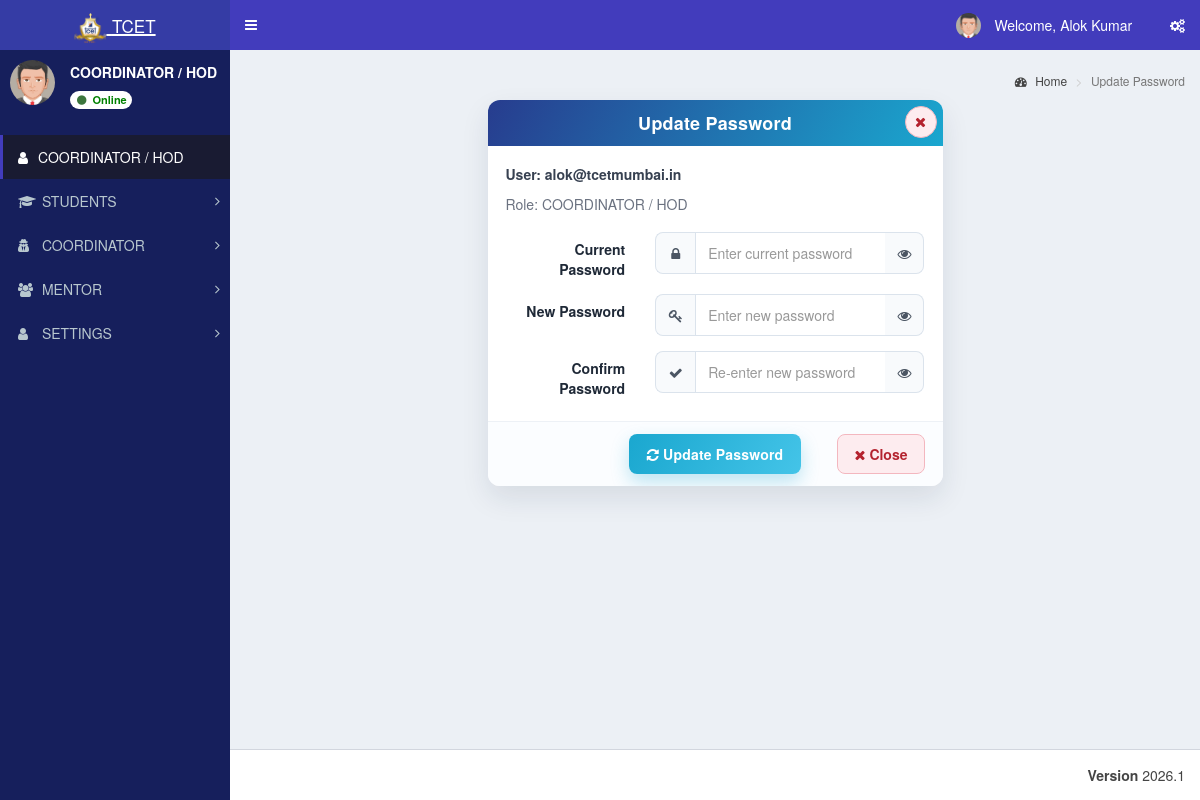
Screenshot of /admin/change_password.php (signed in) with the database file from the repository.
### tables this page shows
CREATE TABLE `st_role_master` (
  `role_id` int(11) NOT NULL,
  `role_name` varchar(100) NOT NULL
);

CREATE TABLE `st_login` (
  `login_id` int(11) NOT NULL,
  `username` varchar(200) NOT NULL,
  `password` varchar(255) NOT NULL,
  `user_id` int(11) NOT NULL,
  `created_at` timestamp NOT NULL DEFAULT current_timestamp()
);

CREATE TABLE `st_user_master` (
  `user_id` int(11) NOT NULL,
  `user_name` varchar(150) NOT NULL,
  `email_id` varchar(200) NOT NULL,
  `phone_number` varchar(15) DEFAULT NULL,
  `department_id` int(11) NOT NULL,
  `role_id` int(11) NOT NULL,
  `student_id` int(11) NOT NULL,
  `is_first_login` tinyint(1) DEFAULT 1
);

CREATE TABLE `st_menu_master` (
  `menu_id` int(11) NOT NULL,
  `menu_name` varchar(100) NOT NULL,
  `menu_icon` varchar(100) NOT NULL DEFAULT 'fa fa-folder'
);

### database/db_connect.php (called while the page is built, shortened)
<?php
class DBController
{
    public $host = "localhost";
    public $user = "root";
    public $password = "";
    public $database = "tcet_st";
    function __construct()
    {
        $this->conn = $this->connectDB();
    }
    function connectDB()
    {
      $conn = @mysqli_connect($this->host,$this->user,$this->password,$this->database);
      return $conn;
    }
}
?>

### admin/change_password.php (the view, shortened to what this page needs)
<?php
include "header/header.php";
$currentUserId = intval($userid ?? 0);
$currentRoleId = intval($usertype ?? 0);
$closeRoute = ($currentRoleId === 5) ? 'student_dashboard.php' : 'index.php';
$passwordData = array(
  'username' => (string) ($username ?? ''),
  'role_name' => (string) ($role_name ?? '')
);
if ($currentUserId > 0 && $currentRoleId > 0) {
    $profileSql = "SELECT l.username, r.role_name
                   FROM st_login l
                   LEFT JOIN st_user_master u ON u.user_id = l.user_id
                   LEFT JOIN st_role_master r ON r.role_id = u.role_id
                   WHERE l.user_id = ?
                   LIMIT 1";
  $profileStmt = mysqli_prepare($db_handle->conn, $profileSql);
  if ($profileStmt) {
      mysqli_stmt_bind_param($profileStmt, 'i', $currentUserId);
    mysqli_stmt_execute($profileStmt);
    $profileResult = mysqli_stmt_get_result($profileStmt);
    if ($profileResult && ($row = mysqli_fetch_assoc($profileResult))) {
      $passwordData['username'] = (string) ($row['username'] ?? $passwordData['username']);
      $passwordData['role_name'] = (string) ($row['role_name'] ?? $passwordData['role_name']);
    }
  }
}
?>
<div class="content-wrapper">
  <section class="content-header">
    <ol class="breadcrumb">
      <li><a href="index.php"><i class="fa fa-dashboard"></i> Home</a></li>
      <li class="active">Update Password</li>
    </ol>
  </section>
  <section class="content" style="margin-top: 20px;">
    <div class="row">
      <div class="col-md-3"></div>
      <div class="col-md-6">
        <div class="box profile-form-card">
          <div class="box-header with-border">
            <h3 class="box-title">Update Password</h3>
            <a href="<?php echo htmlspecialchars($closeRoute); ?>" class="profile-close-icon" aria-label="Close update password">
              <i class="fa fa-times"></i>
            </a>
          </div>
          <div class="box-body" style="padding-bottom: 0;">
            <p style="margin-bottom: 10px; color: #374151; font-weight: 600;">User: <?php echo htmlspecialchars($passwordData['username']); ?></p>
            <p style="margin-bottom: 0; color: #6b7280;">Role: <?php echo htmlspecialchars($passwordData['role_name']); ?></p>
          </div>
          <form class="form-horizontal" method="POST">
            <div class="box-body">
              <div class="form-group">
                <label class="col-sm-4 control-label">Current Password</label>
                <div class="col-sm-8">
                  <div class="input-group profile-input-group">
                    <span class="input-group-addon"><i class="fa fa-lock"></i></span>
                    <input type="password" class="form-control password-toggle-field" id="current_password" name="current_password" placeholder="Enter current password" required>
                    <span class="input-group-btn">
                      <button type="button" class="btn btn-default toggle-password" data-target="current_password" aria-label="Show password">
                        <i class="fa fa-eye"></i>
                      </button>
                    </span>
                  </div>
                </div>
              </div>
              <div class="form-group">
                <label class="col-sm-4 control-label">New Password</label>
                <div class="col-sm-8">
                  <div class="input-group profile-input-group">
                    <span class="input-group-addon"><i class="fa fa-key"></i></span>
                    <input type="password" class="form-control password-toggle-field" id="new_password" name="new_password" placeholder="Enter new password" required>
                    <span class="input-group-btn">
                      <button type="button" class="btn btn-default toggle-password" data-target="new_password" aria-label="Show password">
                        <i class="fa fa-eye"></i>
                      </button>
                    </span>
                  </div>
                </div>
              </div>
              <div class="form-group">
                <label class="col-sm-4 control-label">Confirm Password</label>
                <div class="col-sm-8">
                  <div class="input-group profile-input-group">
                    <span class="input-group-addon"><i class="fa fa-check"></i></span>
                    <input type="password" class="form-control password-toggle-field" id="confirm_password" name="confirm_password" placeholder="Re-enter new password" required>
                    <span class="input-group-btn">
                      <button type="button" class="btn btn-default toggle-password" data-target="confirm_password" aria-label="Show password">
                        <i class="fa fa-eye"></i>
                      </button>
                    </span>
                  </div>
                </div>
              </div>
            </div>
            <div class="box-footer">
              <a href="<?php echo htmlspecialchars($closeRoute); ?>" class="profile-close-btn"><i class="fa fa-times"></i> Close</a>
              <button type="submit" class="profile-save-btn"><i class="fa fa-refresh"></i> Update Password</button>
            </div>
          </form>
        </div>
      </div>
      <div class="col-md-3"></div>
    </div>
  </section>
</div>
<?php include "header/footer.php"; ?>

### admin/header/header.php (shortened to what this page needs)
<?php
include_once("../database/db_connect.php");
$db_handle = new DBController();
$sessionLoginId = intval($_SESSION['user_login_id'] ?? $_SESSION['user_session'] ?? 0);
$username = '';
$userid = 0;
$usertype = 0;
$sql = "SELECT l.login_id, l.username, l.user_id, u.role_id, u.user_name, r.role_name
	    FROM st_login l
	    LEFT JOIN st_user_master u ON u.user_id = l.user_id
	    LEFT JOIN st_role_master r ON r.role_id = u.role_id
	    WHERE l.login_id='" . $sessionLoginId . "' LIMIT 1";
$result = mysqli_query($db_handle->conn, $sql);
if ($result && $result->num_rows > 0) {
	$row = $result->fetch_assoc();
	$username = $row['username'];
	$userid = intval($row['user_id']);
	$usertype = intval($row['role_id']);
}
$name = $username;
$profileSql = "SELECT COALESCE(NULLIF(TRIM(u.user_name), ''), l.username) AS user_name
			   FROM st_login l
			   LEFT JOIN st_user_master u ON u.user_id = l.user_id
			   WHERE l.user_id = $userid LIMIT 1";
$profileResult = mysqli_query($db_handle->conn, $profileSql);
if ($profileResult && ($profileRow = mysqli_fetch_assoc($profileResult))) {
	$profileName = trim((string)($profileRow['user_name'] ?? ''));
	if ($profileName !== '') {
		$name = $profileName;
	}
}
$sql = "SELECT role_name FROM st_role_master WHERE role_id = ? LIMIT 1";
$stmt = mysqli_prepare($db_handle->conn, $sql);
if ($stmt) {
	mysqli_stmt_bind_param($stmt, 'i', $usertype);
	mysqli_stmt_execute($stmt);
	$result = mysqli_stmt_get_result($stmt);
	if ($row = mysqli_fetch_assoc($result)) {
		$role_name = $row['role_name'];
	}
}
$dashboardRoute = ($usertype === 5) ? 'student_dashboard.php' : 'index.php';
?>
<!DOCTYPE html>
<html>
<head>
	<link rel="stylesheet" href="bootstrap/css/bootstrap.min.css">
	<link rel="stylesheet" href="https://cdnjs.cloudflare.com/ajax/libs/font-awesome/4.5.0/css/font-awesome.min.css">
	<link rel="stylesheet" href="https://cdnjs.cloudflare.com/ajax/libs/ionicons/2.0.1/css/ionicons.min.css">
	<link rel="stylesheet" href="dist/css/AdminLTE.min.css">
	<link rel="stylesheet" href="dist/css/skins/_all-skins.min.css">
	<link rel="stylesheet" href="plugins/iCheck/flat/blue.css">
	<link rel="stylesheet" href="plugins/morris/morris.css">
	<link rel="stylesheet" href="plugins/jvectormap/jquery-jvectormap-1.2.2.css">
	<link rel="stylesheet" href="plugins/datepicker/datepicker3.css">
	<link rel="stylesheet" href="plugins/daterangepicker/daterangepicker.css">
	<link rel="stylesheet" href="plugins/bootstrap-wysihtml5/bootstrap3-wysihtml5.min.css">
</head>
<body class="hold-transition skin-blue sidebar-mini main-content-responsive">
	<div class="wrapper">
		<header class="main-header">
			<a href="<?php echo $dashboardRoute; ?>" class="logo">
				<span class="logo-lg"><img src="images/booklogo.webp" class="py-2" height="40px" /> <small>TCET</small></span>
			</a>
			<nav class="navbar navbar-static-top">
				<a href="#" class="sidebar-toggle" data-toggle="offcanvas" role="button">
				</a>
				<div class="navbar-custom-menu">
					<ul class="nav navbar-nav">
						<li class="dropdown user user-menu">
							<a href="#" class="dropdown-toggle" data-toggle="dropdown">
								<img src="dist/img/user2-160x160.jpg" class="user-image" alt="User Image">
								<span class="hidden-xs">&nbsp;Welcome, <?php echo $name; ?> &nbsp;</span>
							</a>
						</li>
						<li>
							<a href="#" data-toggle="control-sidebar"><i class="fa fa-gears"></i></a>
						</li>
					</ul>
				</div>
			</nav>
		</header>
		<aside class="main-sidebar">
			<section class="sidebar">
				<div class="user-panel">
					<div class="pull-left image">
						<img src="dist/img/user2-160x160.jpg" class="img-circle" alt="User Image">
					</div>
					<div class="pull-left info">
						<p><span><?php echo htmlspecialchars($role_name); ?></span></p>
						<a class="badge" href="#" style="background:white; color: green;">
							<i class="fa fa-circle text-success"></i> Online
						</a>
					</div>
				</div>
				<br />
				<?php include "side_menu.php"; ?>
		</aside>

### admin/header/side_menu.php (shortened to what this page needs)
<?php
function sidebar_has_column($conn, $table, $column)
{
	$escapedColumn = mysqli_real_escape_string($conn, $column);
	$result = mysqli_query($conn, "SHOW COLUMNS FROM $table LIKE '$escapedColumn'");
	$exists = ($result && mysqli_num_rows($result) > 0);
	return $exists;
}
$menuHasIconColumn = sidebar_has_column($db_handle->conn, 'st_menu_master', 'menu_icon');
$subMenuHasIconColumn = sidebar_has_column($db_handle->conn, 'st_sub_menu_master', 'sub_menu_icon');
$subMenuHasRouteColumn = sidebar_has_column($db_handle->conn, 'st_sub_menu_master', 'sub_menu_route');
$menuTree = array();
$menuIconSelect = $menuHasIconColumn
	? "COALESCE(NULLIF(TRIM(m.menu_icon), ''), 'fa fa-folder') AS menu_icon"
	: "'fa fa-folder' AS menu_icon";
$subMenuRouteSelect = $subMenuHasRouteColumn
	? "COALESCE(NULLIF(TRIM(sm.sub_menu_route), ''), '#') AS sub_menu_route"
	: "'#' AS sub_menu_route";
$subMenuIconSelect = $subMenuHasIconColumn
	? "COALESCE(NULLIF(TRIM(sm.sub_menu_icon), ''), 'fa fa-angle-double-right') AS sub_menu_icon"
	: "'fa fa-angle-double-right' AS sub_menu_icon";
$menuSql = "SELECT m.menu_id, m.menu_name, $menuIconSelect
			FROM st_menu_master m
			WHERE (
				EXISTS (
					SELECT 1
					FROM st_menu_allocation_master mar
					WHERE mar.menu_id = m.menu_id
					  AND mar.role_id = ?
					  AND mar.sub_menu_id IS NULL
				)
				OR EXISTS (
					SELECT 1
					FROM st_menu_allocation_master maa
					WHERE maa.menu_id = m.menu_id
					  AND maa.role_id = ?
					  AND maa.sub_menu_id IS NOT NULL
				)
			)
			ORDER BY m.menu_id";
$menuStmt = mysqli_prepare($db_handle->conn, $menuSql);
if ($menuStmt) {
	mysqli_stmt_bind_param($menuStmt, 'ii', $usertype, $usertype);
	mysqli_stmt_execute($menuStmt);
	$menuResult = mysqli_stmt_get_result($menuStmt);
	while ($menuRow = mysqli_fetch_assoc($menuResult)) {
		$menuId = (int) $menuRow['menu_id'];
		$menuTree[$menuId] = array(
			'menu_name' => $menuRow['menu_name'],
			'menu_icon' => $menuRow['menu_icon'],
			'submenus' => array()
		);
		$subSql = "SELECT sm.sub_menu_id, sm.sub_menu_name, $subMenuRouteSelect, $subMenuIconSelect
				   FROM st_sub_menu_master sm
				   WHERE sm.menu_id = ?
				   AND (
					   EXISTS (
						   SELECT 1
						   FROM st_menu_allocation_master mar
						   WHERE mar.sub_menu_id = sm.sub_menu_id
							 AND mar.role_id = ?
					   )
				   )
				   ORDER BY sm.sort_order ASC, sm.sub_menu_id ASC";
		$subStmt = mysqli_prepare($db_handle->conn, $subSql);
		if ($subStmt) {
			mysqli_stmt_bind_param($subStmt, 'ii', $menuId, $usertype);
			mysqli_stmt_execute($subStmt);
			$subResult = mysqli_stmt_get_result($subStmt);
			while ($subRow = mysqli_fetch_assoc($subResult)) {
				$menuTree[$menuId]['submenus'][] = $subRow;
			}
		}
	}
}
?>
<ul class="sidebar-menu" id="sidebar-dynamic-menu">
<?php
$sidebarHomeRoute = ((int) ($usertype ?? 0) === 5) ? 'student_dashboard.php' : 'index.php';
$sidebarHomeLabel = ((int) ($usertype ?? 0) === 5) ? 'DASHBOARD' : strtoupper((string) ($role_name ?? 'Dashboard'));
$sidebarHomeIcon = ((int) ($usertype ?? 0) === 5) ? 'fa fa-dashboard' : 'fa fa-user';
?>
<li class="active"><a href="<?php echo htmlspecialchars($sidebarHomeRoute); ?>"><i class="<?php echo htmlspecialchars($sidebarHomeIcon); ?>"></i><span><?php echo htmlspecialchars($sidebarHomeLabel); ?></span></a></li>
<?php foreach ($menuTree as $menuId => $menuData) {
	$menuName = trim((string) $menuData['menu_name']);
	$menuIcon = trim((string) $menuData['menu_icon']);
?>
<li class="treeview" data-menu-id="<?php echo $menuId; ?>" id="sidebar-menu-<?php echo $menuId; ?>">
<a href="#">
<i class="<?php echo htmlspecialchars($menuIcon); ?>" aria-hidden="true"></i> <span><?php echo strtoupper(htmlspecialchars($menuName)); ?></span>
<span class="pull-right-container">
<i class="fa fa-angle-right pull-right"></i>
</span>
</a>
</li>
<?php } ?>
</ul>
</section>

### rows the page displays
st_role_master: role_name "COORDINATOR / HOD"
st_login: user.role_name "COORDINATOR / HOD", username "alok@tcetmumbai.in", st_role_master.role_name "COORDINATOR / HOD"
st_menu_master: menu_name "STUDENTS"
st_menu_master: menu_name "COORDINATOR"
st_menu_master: menu_name "MENTOR"
st_menu_master: menu_name "SETTINGS"

### other values shown
$name "Alok Kumar"
